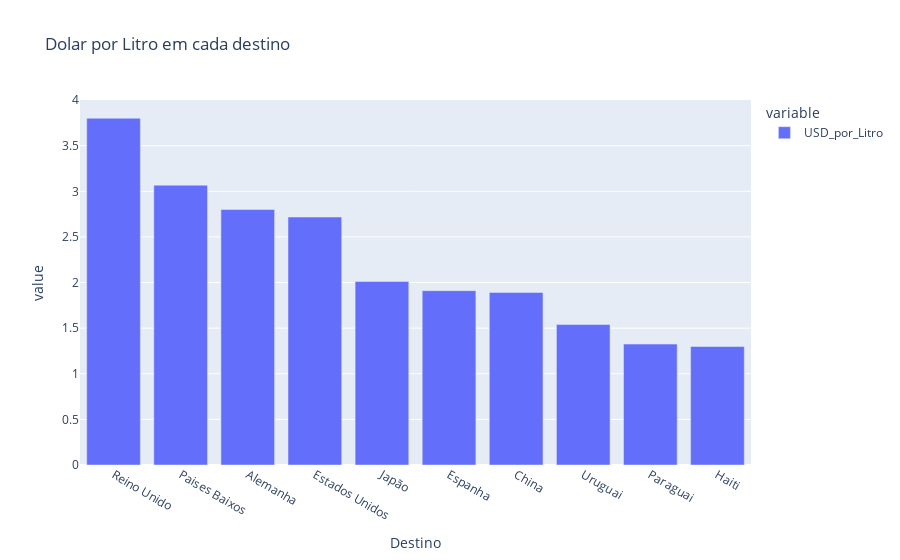

The notebook cell this image was saved under:
### Code cell
fig = px.bar(df_total_top10.sort_values(by='USD_por_Litro',ascending=False), x='Destino', y=['USD_por_Litro'], title='Dolar por Litro em cada destino')
fig.show()

### Figure 1 — Plotly figure (JSON) as saved in the notebook; plotly's stock layout.template omitted (floating-point values rounded to 4 significant figures)
{"data": [{"alignmentgroup": "True", "hovertemplate": "variable=USD_por_Litro<br>Destino=%{x}<br>value=%{y}<extra></extra>", "legendgroup": "USD_por_Litro", "marker": {"color": "#636efa", "pattern": {"shape": ""}}, "name": "USD_por_Litro", "offsetgroup": "USD_por_Litro", "orientation": "v", "showlegend": true, "textposition": "auto", "type": "bar", "x": ["Reino Unido", "Paises Baixos", "Alemanha", "Estados Unidos", "Japão", "Espanha", "China", "Uruguai", "Paraguai", "Haiti"], "xaxis": "x", "y": [3.801, 3.067, 2.801, 2.718, 2.012, 1.911, 1.891, 1.539, 1.325, 1.299], "yaxis": "y"}], "layout": {"barmode": "group", "legend": {"title": {"text": "variable"}, "tracegroupgap": 0}, "title": {"text": "Dolar por Litro em cada destino"}, "xaxis": {"anchor": "y", "domain": [0, 1], "title": {"text": "Destino"}}, "yaxis": {"anchor": "x", "domain": [0, 1], "title": {"text": "value"}}}}
